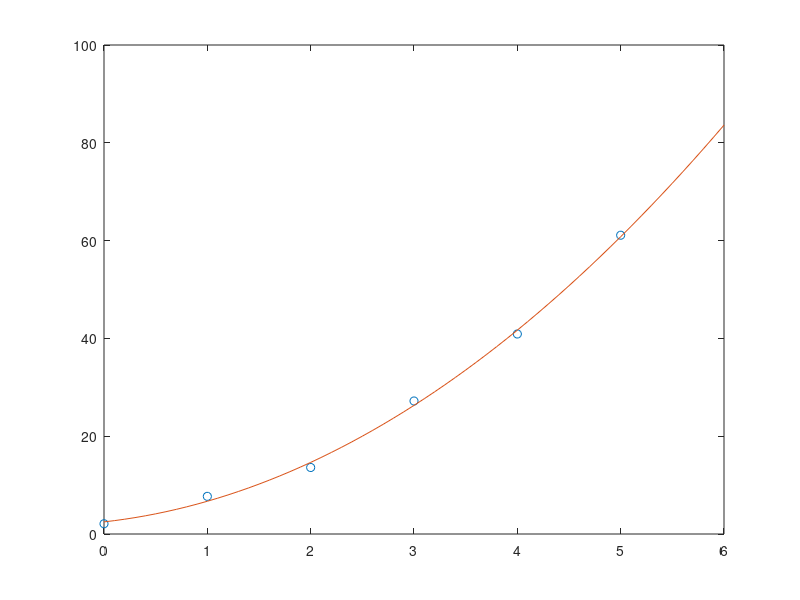

Write MATLAB code to recreate this figure.
clear all;
clc;

x = [0 1 2 3 4 5];
y = [2.1 7.7 13.6 27.2 40.9 61.1];

sumx = 0;
sumx_2 = 0;
sumx_3 = 0;
sumx_4 = 0;
sumy = 0;
sumxy= 0;
sumx_2y = 0;

for i=1:6
    sumx = sumx + x(i);
    sumx_2 = sumx_2 + x(i)^2;
    sumx_3 = sumx_3 + x(i)^3;
    sumx_4 = sumx_4 + x(i)^4;
    sumy = sumy + y(i);
    sumxy = sumxy + x(i)*y(i);
    sumx_2y = sumx_2y + x(i)*x(i)*y(i);
end

A = [6 sumx sumx_2;sumx sumx_2 sumx_3;sumx_2 sumx_3 sumx_4];
B = [sumy;sumxy;sumx_2y];

X = linsolve(A,B);

P = [X(3) X(2) X(1)]; 
plot(x,y,'o')
hold on;

x=0:.1:6;
plot(x,polyval(P,x));
